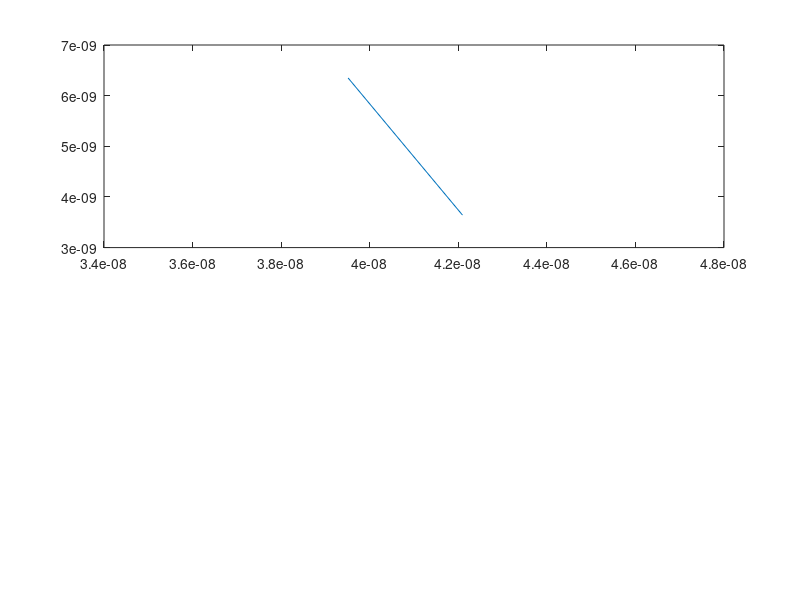

Recreate this plot in MATLAB. (Note: this script raises an error after producing the figure.)
%% Assigment 1 - Simulation 1
% Basic Electron Modelling - 
% Jinseng Vanderkloot 101031534
%% 
% The purpose of Simulation 1 is to place electrons randomly inside the 
% designated area. They will all have the same relative velocity but travel
% in random directions. When they make contact with the top or bottom
% boundary, they will "bounce" off them and travel in the opposite
% direction. When they encounter the side walls, the electron will travel
% from one side to the other to maintain the electron density in the 
% designated area 

%% Initialization of individual electron values
clc
clear all 
close all

m0 = 9.10938215e-31;            % electron mass
mn = 0.26*m0;                   % Effective mass
Temp = 300;                     % Inital Temp (K)
kb = 1.3806504e-23;             % Boltzmann constant
tmn = 0.2e-12;                  % Mean time between collision 

%% vth and MFP

%Thermal Velocity (Question 1.A) 
vt=sqrt((2*kb*Temp)/mn);        % Sim in 2D so (2*kb*Temp), 3D is (3*kb*Temp)
fprintf("Thermal Velocity = %d m/s \n", vt);

% Mean free path (Velocity * minimum time between collision) (Question 1.B)
meanFreePath = vt * tmn;
fprintf("Mean free path = %d \n", meanFreePath);

%% Electrons position and velocity arrays

% Plotting Area 
wArea = 200e-9;
lArea = 100e-9;

numElec = 1000;                 %Number of simulated Electrons 
numEPlot = 10;                  %Number of plotted Electrons 
dt = (lArea*wArea);             %Typically 1/100 of region size
stepsTot = 200;                 %Total amount of steps (1000 was a long simulation) 
tTot= stepsTot*dt;              %Total Simulation time 
x = zeros(1,numElec);           %Inital X matrix          
y = zeros(1,numElec);           %Inital y matrix  
vx = zeros(1,numElec);          %Inital velocity x matrix  
vy = zeros(1,numElec);          %Inital velocity y matrix
vtot = zeros(1,numElec);        %Inital velocity matrix
colors = rand(numElec,3);       %Color assignment for each electron                   


%% Electron Random Assignments
for cnt = 1:numElec
    x(cnt)=rand()*wArea;
    y(cnt)=rand()*lArea;
    angle = (2*pi*rand());
    vx(cnt)=sqrt(vt^2)*cos(angle);   % velocity * random direction   
    vy(cnt)=sqrt(vt^2)*sin(angle);   % velocity * random direction
    vtot(cnt)= sqrt (vx(cnt)^2)+(vy(cnt)^2);
end
%% Main Loop 

t=0;
intCNT = 2;
while t < tTot
    t = t + dt; 
    
    %Store old position 
    oldx = x;
    oldy = y;
    
    %Update to new position 
    x(1:numElec) = x(1:numElec) + (vx(1:numElec).*dt);
    y(1:numElec) = y(1:numElec) + (vy(1:numElec).*dt);
    
    vtot(1:numElec)= sqrt ((vx(1:numElec).^2)+(vy(1:numElec).^2));
    
    %Apply boundary conditions 
    for check = 1:numElec
        %If bottom contact, bounce off in opposite direction
        if (y(check)<=0)
            y(check) = 0;
            vy(check) = -vy(check);
        end
        %If top contact, bounce off in opposite directio
        if (y(check)>=lArea)
            y(check) = lArea;
            vy(check) = -vy(check);
        end
        %if left side of box, come out right side 
        if(x(check)<=0)
           x(check) = x(check) + wArea;
        end
        %if right side of box, come out left side
        if(x(check)>=wArea)
          x(check) = x(check) - wArea;
        end
    end 

    %Plot Boundary and map some electrons
    for Eplot = 1:numEPlot
        subplot (2,1,1)
        %if the electron went out of sides and back on other side, do not
        %draw line
        if abs(oldx(Eplot)-x(Eplot))<(wArea/2)
            p = plot([oldx(Eplot),x(Eplot)],[oldy(Eplot),y(Eplot)]);
        end
        p.Color=colors(Eplot,:);
        axis([0,wArea,0,lArea]);
        title('Electron Model'), xlabel('Position (m)', 'FontSize', 10), ylabel('Position (m)', 'FontSize', 10);
        
        hold on;
    end 
    pause(0.01);
    
    %Plot Averge Temprature in the system
    subplot (2,1,2)
    Time(:,intCNT) = t;
    allT = ((vtot(:).^2).*mn)./(2*kb);
    eTemp(:,intCNT) = mean(allT);
     
    plot(Time,eTemp,"r");
    title('Averge Temp'),xlabel('Time (s)', 'FontSize', 10), ylabel('Temp (K)', 'FontSize', 10), ylim([299,301]); 
    hold on;
    intCNT = intCNT +1; 

end 

%% Assignment 1 - Simulation 2
% Collisions with Mean Free Path (MFP)
% Jinseng Vanderkloot 101031534
%% 
%The purpose of this simulation is to allow the electrons to scatter as if
%making contact with another electron. This is done by randomizing the
%velocity in x and y when a randomly generated value is less then the
%probability of scattering. The temperature of the systems is monitored over
%time as the velocities of the particles will undergo net change. The Mean
%free path and mean time between collisions is also tracked (about the same
%but one is distance and the other is time). A histogram is produced to
%show the distribution of the velocities.

%% Initialization of electron values

clc
clear all
close all 

%Initial
m0 = 9.10938215e-31;            % electron mass
mn = 0.26*m0;                   % Effective mass
Temp = 300;                     % Inital Temp (K)
kb = 1.3806504e-23;             % Boltzmann constant
tmn = 0.2e-12;                  % Mean time between collision 

% Region Area 
wArea = 200e-9;
lArea = 100e-9;

%Thermal Velocity (Question 1.A) 
vt=sqrt((2*kb*Temp)/mn);        % Sim in 2D so (2*kb*Temp), 3D is (3*kb*Temp)

%Electrons position and velocity arrays 
numElec = 1000;                 %Number of simulated Electrons 
numEPlot = 20;                  %Number of plotted Electrons 
dt = (lArea*wArea);             %Typically 1/100 of region size
stepsTot = 200;                 %Total amount of steps (1000 was a long simulation) 
tTot= stepsTot*dt;              %Total Simulation time 
x = zeros(1,numElec);           %Inital X matrix          
y = zeros(1,numElec);           %Inital y matrix  
vx = zeros(1,numElec);          %Inital velocity x matrix  
vy = zeros(1,numElec);          %Inital velocity y matrix
vtot = zeros(1,numElec);        %Inital velocity matrix
avgTemp=0;                      %Set average Temp to 0 

%Probability of Scatter 
scatOn = 1;                     %Turn Scatter on (1) or off(0)
Pscatter = 1-exp(-dt/tmn);      %Scatter Equation 
tScatter = zeros(1,numElec);    %track scatter for each particle 

%Electron Graph initial
for cnt = 1:numElec
    x(cnt)=rand()*wArea;
    y(cnt)=rand()*lArea;
    vx(cnt)=sqrt(vt^2)*randn();  % velocity * Gaussian dist   
    vy(cnt)=sqrt(vt^2)*randn();  % velocity * Gaussian dist 
    %Varience = sqrt(kT/m) - Do we use this? 
    vtot(cnt)= sqrt (vx(cnt)^2)+(vy(cnt)^2);
    colors= rand(numElec,3);     %Random Color for each electron 
end
%% Main Loop 
t=0;
intCNT = 1; %Counter with time
while t < tTot
    t = t + dt; 
    
    %Store old position 
    oldx = x;
    oldy = y;
    
    %Update to new position 
    x(1:numElec) = x(1:numElec) + (vx(1:numElec).*dt);
    y(1:numElec) = y(1:numElec) + (vy(1:numElec).*dt);

    vtot(1:numElec)= sqrt ((vx(1:numElec).^2)+(vy(1:numElec).^2));
    
 
    for check = 1:numElec
        %Scatter 
        if scatOn==1
            if Pscatter > rand()
                vx(check)=sqrt(vt^2 /2)*randn();
                vy(check)=sqrt(vt^2 /2)*randn();
                tScatter(check)= 0; %If collision, time goes to 0
            else
                tScatter(check)= tScatter(check) + dt; %track time increaing while no collision
            end
        end

        %Apply boundary conditions 
        %If bottom contact, bounce off in opposite direction
        if (y(check)<=0)
            y(check) = 0;
            vy(check) = -vy(check);
        end
        %If top contact, bounce off in opposite directio
        if (y(check)>=lArea)
            y(check) = lArea;
            vy(check) = -vy(check);
        end
        %if left side of box, come out right side 
        if(x(check)<=0)
           x(check) = x(check) + wArea;
        end
        %if right side of box, come out left side
        if(x(check)>=wArea)
          x(check) = x(check) - wArea;
        end
    end 

    %Plot Boundary and map some electrons
    for Eplot = 1:numEPlot
        figure(1)
        subplot (3,1,1)
        %if the electron went out of sides and back on other side, do not
        %draw line
        if abs(oldx(Eplot)-x(Eplot))<(wArea/2)
            p = plot([oldx(Eplot),x(Eplot)],[oldy(Eplot),y(Eplot)]);
        end
        p.Color=colors(Eplot,:);
        axis([0,wArea,0,lArea]);
        title('Electron Model'), xlabel('Position (m)', 'FontSize', 10), ylabel('Position (m)', 'FontSize', 10);
        
        hold on;
    end 
    pause(0.01);
    
    %Calc Average Temp for all t and Plot 
    subplot (3,1,2)
    Time(:,intCNT) = t;
    allT = ((vtot(:).^2).*mn)./(2*kb);
    avgTemp(:,intCNT) = mean(allT);
     
    plot(Time,avgTemp,"r");
    title('Averge Temp'),xlabel('Time (s)', 'FontSize', 10), ylabel('Temp (K)', 'FontSize', 10), ylim([250,600]); 
    hold on;
    intCNT = intCNT +1; 
    
    %Histogram of velocities over time 
    if intCNT > (stepsTot-5)
        subplot(3,3,7)
        histogram([vtot(:)],30)
        title('Velocity Histgram'),xlabel('Velocity (m/s)', 'FontSize', 10), ylabel('Number of Particles', 'FontSize', 10);
    end

    %Mean time between collision  
    Time(:,intCNT) = t;
    allScat(:,intCNT) = mean(tScatter(:));
    subplot(3,3,8)
    plot(Time,allScat,'r');
    title('Mean Time between Collision'),xlabel('Time (s)', 'FontSize', 10), ylabel('Time(s)', 'FontSize', 10);
    hold on;
   
    %Mean Free Path over time 
    Time(:,intCNT) = t;
    mfp(:,intCNT) = mean(tScatter(:))*mean(vtot(:));
    subplot(3,3,9)
    plot(Time,mfp,'r');
    title('Mean Free Path '),xlabel('Time (s)', 'FontSize', 10), ylabel('Time(s)', 'FontSize', 10);
    hold on;
    
end 

%% Assignment 1 - Simulation 3 - 1
% Enhancements - 
% Jinseng Vanderkloot 101031534
%% Initialization of electron values

clc
clear all
close all 

%Initial
m0 = 9.10938215e-31;            % electron mass
mn = 0.26*m0;                   % Effective mass
Temp = 300;                     % Inital Temp (K)
kb = 1.3806504e-23;             % Boltzmann constant
tmn = 0.2e-12;                  % Mean time between collision 

% Region Area 
wArea = 200e-9;
lArea = 100e-9;

%Thermal Velocity (Question 1.A) 
vt=sqrt((2*kb*Temp)/mn);        % Sim in 2D so (2*kb*Temp), 3D is (3*kb*Temp)

%Electron motion 
numElec = 1000;                  %Number of simulated Electrons 
numEPlot = 40;                  %Number of plotted Electrons 
dt = (lArea*wArea);           %Typically 1/100 of region size
stepsTot = 200;                 %Total amount of steps (1000 was a long simulation) 
tTot= stepsTot*dt;              %Total Simulation time 
x = zeros(1,numElec);           %Inital X matrix          
y = zeros(1,numElec);           %Inital y matrix  
vx = zeros(1,numElec);          %Inital velocity x matrix  
vy = zeros(1,numElec);          %Inital velocity y matrix
vtot = zeros(1,numElec);        %Inital velocity matrix
avgTemp=0;                      %Set average Temp to 0 

%Probability of Scatter 
scatOn = 1;                     %Turn Scatter on (1) or off(0)
Pscatter = 1-exp(-dt/tmn);      %Scatter Equation 
tScatter = zeros(1,numElec);

%Bottle Neck Boundary reduced to prevent bleeding 
% X limit (no particle between X1 and X2 - Cosider Y limits) 
boxX1=80e-9;
boxX2=120e-9;
% Y Limit (no particles between 0 and Y1 and Y2 to Y limit) 
boxY1 = 40e-9;
boxY2 = 60e-9;


%Electron Graph 
for cnt = 1:numElec
    x(cnt)=rand()*wArea;
    y(cnt)=rand()*lArea;
    %If the electrons are place in the box, re-roll position
    while (x(cnt)>=boxX1 && x(cnt)<=boxX2 && (y(cnt)<=boxY1 || y(cnt>=boxY2))) %Relocate them if in boundary
        x(cnt)=rand()*wArea;
        y(cnt)=rand()*lArea;
    end
    vx(cnt)=sqrt(vt^2)*randn();  % velocity * Gaussian dist   
    vy(cnt)=sqrt(vt^2)*randn();  % velocity * Gaussian dist 
    %Varience = sqrt(kT/m) - Do we use this? 
    vtot(cnt)= sqrt (vx(cnt)^2)+(vy(cnt)^2);
    colors= rand(numElec,3);
end

%Boundary Energy/Velocity loss coefficient (reduction in velocity =
%reduction in temprature) 
vloss = 0.95; 
%% Main Loop 
t=0;
intCNT = 1; %Counter with time
while t < tTot
    t = t + dt; 
    
    %Store old position 
    oldx = x;
    oldy = y;
    
    %Update to new position 
    x(1:numElec) = x(1:numElec) + (vx(1:numElec).*dt);
    y(1:numElec) = y(1:numElec) + (vy(1:numElec).*dt);
    
    vtot(1:numElec)= sqrt ((vx(1:numElec).^2)+(vy(1:numElec).^2));

    for check = 1:numElec
        %Scatter 
        if scatOn==1
            if Pscatter > rand()
                vx(check)=sqrt(vt^2 /2)*randn();
                vy(check)=sqrt(vt^2 /2)*randn();
                tScatter(check)= 0; %If collision, time goes to 0
            else
                tScatter(check)= tScatter(check) + dt; %track time increaing while no collision
            end
        end

        %Apply Boundary Conditions 
        %If bottom contact, bounce off in opposite direction
        if (y(check)<=0)
            y(check) = 0;
            vy(check) = -vy(check);
        end
        %If top contact, bounce off in opposite directio
        if (y(check)>=lArea)
            y(check) = lArea;
            vy(check) = -vy(check);
        end
        %if left side of box, come out right side 
        if(x(check)<=0)
           x(check) = 0;
           vx(check) = -vx(check);
        end
        %if right side of box, come out left side
        if(x(check)>=wArea)
           x(check) = wArea;
           vx(check) = -vx(check);
        end

        %Apply bottle neck conditions 
        %If contact on left walls of boundary (not in Gap)
        if (oldx(check)<boxX1 && x(check)>=boxX1 && (y(check)<= boxY1 || y(check)>= boxY2))
            x(check)=boxX1;
            vx(check) = -(vx(check)*vloss); 
        end
        %If contact on right walls of boundary (not in Gap)
        if (oldx(check)>boxX2 && x(check)<=boxX2 && (y(check)<= boxY1 || y(check)>= boxY2))
            x(check)=boxX2;
            vx(check) = -(vx(check)*vloss); 
        end
        %If contact with bottom boundary in gap
        if (x(check)>boxX1 && x(check)< boxX2 && oldy(check)>boxY1 && y(check)<= boxY1)
            y(check)= boxY1;
            vy(check) = -(vy(check)*vloss); 
        end
        %If contact with top boundary in gap 
        if (x(check)>boxX1 && x(check)< boxX2 && oldy(check)<boxY2 && y(check)>=boxY2)
            y(check)=boxY2;
            vy(check) = -(vy(check)*vloss); 
        end
    end 

    %Plot Boundary and map some electrons
    for Eplot = 1:numEPlot
        figure(1)
        subplot (2,1,1)
        %if the electron went out of sides and back on other side, do not
        %draw line
        if abs(oldx(Eplot)-x(Eplot))<(wArea/2)
            p = plot([oldx(Eplot),x(Eplot)],[oldy(Eplot),y(Eplot)]);
        end
        rectangle('Position',[boxX1 0 (boxX2-boxX1) boxY1],'FaceColor',[0 0 0])
        rectangle('Position',[boxX1 boxY2 (boxX2-boxX1) (lArea-boxY2)],'FaceColor',[0 0 0])
        p.Color=colors(Eplot,:);
        axis([0,wArea,0,lArea]);
        title('Electron Model'), xlabel('Position (m)', 'FontSize', 10), ylabel('Position (m)', 'FontSize', 10);
        
        hold on;
    end 
    pause(0.01);

    %Electron Density Map 
    eMapX=linspace(0, wArea, 100);
    eMapY=linspace(0, lArea, 50);
    EDM=histcounts2(y,x,eMapY,eMapX);
    subplot(2,2,3)
    imagesc(eMapY,eMapX,EDM),colorbar,title('Electron Density Map');
    
    %Electron Temprature Map 
    allT = ((vtot(:).^2).*mn)./(2*kb);
    xv = linspace(min(x), max(x),100);
    yv = linspace(min(y), max(y),50);
    [X,Y] = meshgrid(xv,yv);
    ETM=griddata(x,y,allT,X,Y);
    subplot(2,2,4);
    imagesc(xv,yv,ETM),colorbar,title("Temprature Map")
    axis([0, wArea, 0 lArea]);
    
end 
